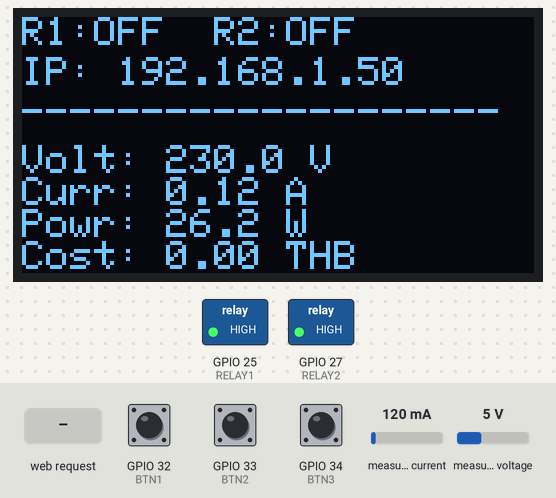
Simulated run of this sketch. Board: ESP32. Shown: 128×64 one-colour display, switched loads named in the sketch (green lamp = pin HIGH). Dashed ring = blinking. The test bench sets the inputs (shaded band); at power-on: GPIO 32 (BTN1) HIGH, GPIO 33 (BTN2) HIGH, measured current 120 mA, GPIO 34 (BTN3) HIGH, measured voltage 5 V. WiFi joins after 1.5 s; servers stay silent unless stated; what the sketch prints to the serial monitor is not drawn.

Above: at 2.7 s.
2.8 s: GPIO 32 (BTN1) pulled LOW for 1 s
At 2.97 s:
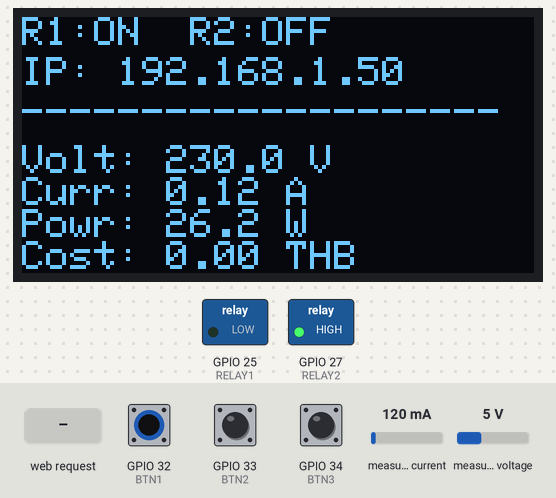
5.3 s: GPIO 33 (BTN2) pulled LOW for 3.2 s
At 8.8 s:
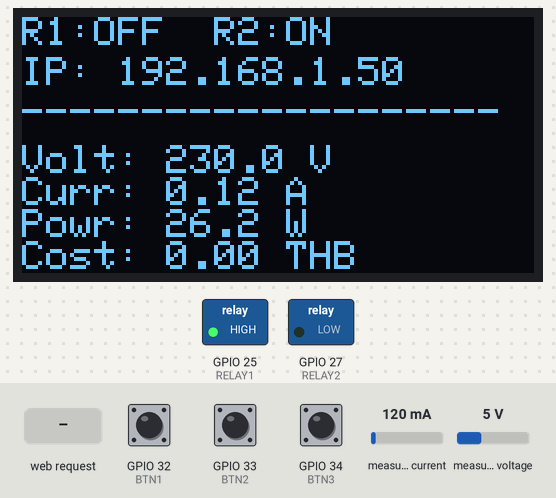
10.0 s: HTTP request GET /toggle?r=1 received
At 10.7 s:
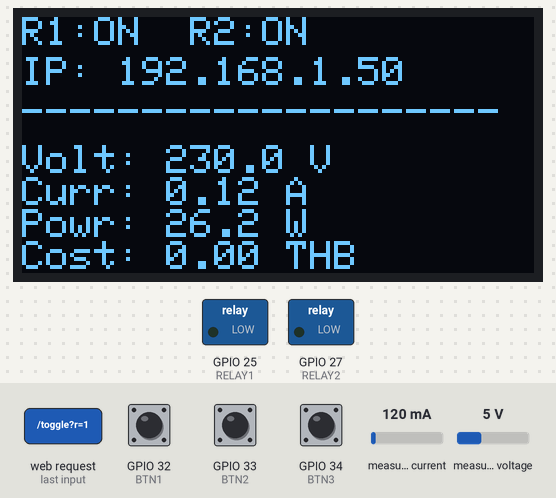
11.5 s: measured current set to 40 mA
At 13.1 s:
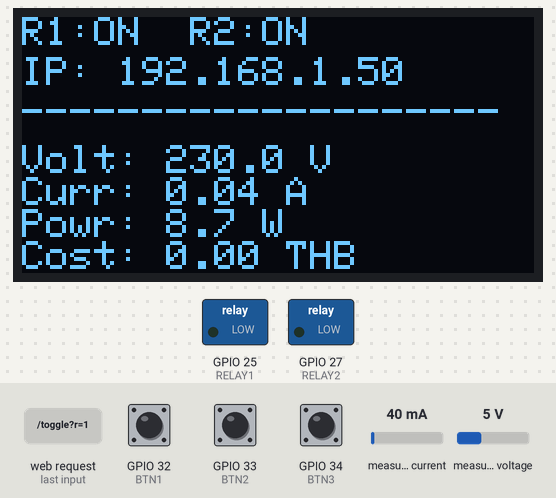
14.0 s: GPIO 33 (BTN2) pulled LOW for 1 s
At 14.17 s:
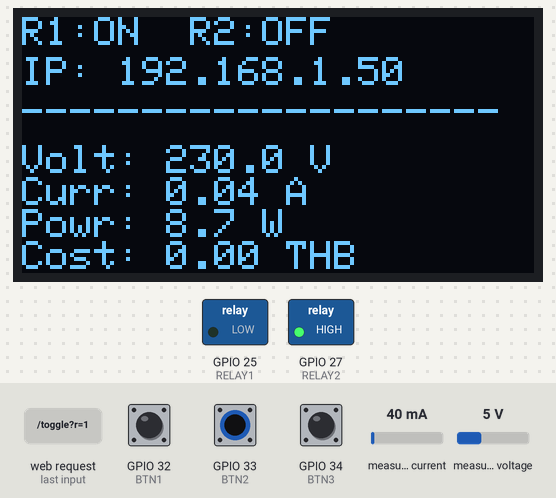
16.5 s: GPIO 34 (BTN3) pulled LOW for 0.15 s
At 17.5 s:
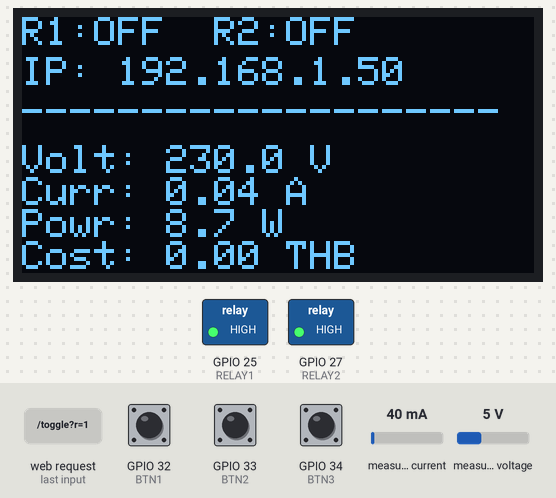
Timing chart, 0 to 19.1 s (numbered marks = the images above; inputs shaded):
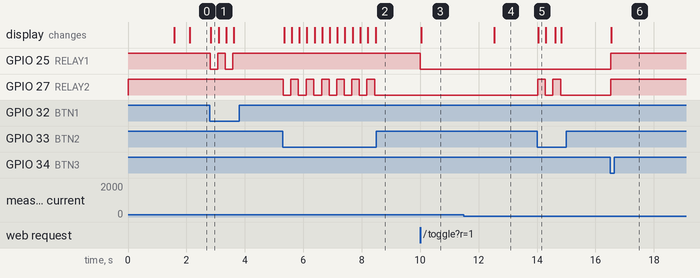

The sketch:

Energy.ino
```cpp
#include <WiFi.h>
#include <WebServer.h>
#include <Wire.h>
#include <Adafruit_GFX.h>
#include <Adafruit_SSD1306.h>
#include <PZEM004Tv30.h>

// --- Configuration Pins ---
#define RELAY1 25
#define RELAY2 27
#define BTN1 32
#define BTN2 33
#define BTN3 34

#define PZEM_RX_PIN 16
#define PZEM_TX_PIN 17
PZEM004Tv30 pzem(Serial2, PZEM_RX_PIN, PZEM_TX_PIN);

const char* ssid = "your-name";
const char* password = "your-password";

#define SCREEN_WIDTH 128
#define SCREEN_HEIGHT 64
Adafruit_SSD1306 display(SCREEN_WIDTH, SCREEN_HEIGHT, &Wire, -1);

WebServer server(80);

bool state1 = false;
bool state2 = false;
float pricePerUnit = 4.20;
float costTHB = 0;
float voltage, current, power, energy, frequency, pf;

unsigned long lastBtn1 = 0, lastBtn2 = 0, lastBtn3 = 0;
const int debounceTime = 250;
unsigned long lastPZEMRead = 0;

void updateRelays() {
  digitalWrite(RELAY1, state1 ? LOW : HIGH);
  digitalWrite(RELAY2, state2 ? LOW : HIGH);
}

void updatePZEMData() {
  if (millis() - lastPZEMRead > 2000) {
    voltage = pzem.voltage();
    current = pzem.current();
    power = pzem.power();
    energy = pzem.energy();
    frequency = pzem.frequency();
    pf = pzem.pf();
    if (!isnan(energy)) costTHB = energy * pricePerUnit;
    lastPZEMRead = millis();
  }
}

// --- ฟังก์ชันส่งข้อมูล JSON สำหรับ Real-time Update ---
void handleGetData() {
  updatePZEMData();
  String json = "{";
  json += "\"v\":" + String(isnan(voltage)?0:voltage) + ",";
  json += "\"i\":" + String(isnan(current)?0:current) + ",";
  json += "\"p\":" + String(isnan(power)?0:power) + ",";
  json += "\"e\":" + String(isnan(energy)?0:energy, 3) + ",";
  json += "\"c\":" + String(costTHB, 2) + ",";
  json += "\"s1\":" + String(state1 ? 1 : 0) + ",";
  json += "\"s2\":" + String(state2 ? 1 : 0);
  json += "}";
  server.send(200, "application/json", json);
}

// --- ฟังก์ชันรับคำสั่งเปิดปิดแบบไม่ต้อง Refresh หน้า ---
void handleToggle() {
  if (server.hasArg("r")) {
    int r = server.arg("r").toInt();
    if (r == 1) state1 = !state1;
    if (r == 2) state2 = !state2;
    if (r == 0) { state1 = false; state2 = false; }
    updateRelays();
    server.send(200, "text/plain", "OK");
  }
}

void handleRoot() {
  String html = "<html><head><meta charset='UTF-8'><meta name='viewport' content='width=device-width, initial-scale=1'>";
  html += "<style>body{font-family:sans-serif; text-align:center; background:#f4f4f4; color:#333;} ";
  html += ".card{background:white; padding:20px; margin:10px auto; max-width:400px; border-radius:15px; box-shadow: 0 4px 6px rgba(0,0,0,0.1);} ";
  html += ".btn{display:inline-block; padding:15px 25px; margin:5px; color:white; text-decoration:none; border-radius:8px; font-weight:bold; border:none; cursor:pointer; min-width:100px;} ";
  html += ".on{background:#28a745;} .off{background:#dc3545;} .alloff{background:#343a40; width:80%;}</style>";

  // JavaScript หัวใจหลักของ Real-time
  html += "<script>";
  html += "function update(){ fetch('/data').then(r=>r.json()).then(d=>{";
  html += "document.getElementById('v').innerText=d.v; document.getElementById('i').innerText=d.i;";
  html += "document.getElementById('p').innerText=d.p; document.getElementById('e').innerText=d.e;";
  html += "document.getElementById('c').innerText=d.c;";
  html += "document.getElementById('btn1').className = d.s1 ? 'btn off' : 'btn on';";
  html += "document.getElementById('btn1').innerText = 'R1 ' + (d.s1 ? 'OFF' : 'ON');";
  html += "document.getElementById('btn2').className = d.s2 ? 'btn off' : 'btn on';";
  html += "document.getElementById('btn2').innerText = 'R2 ' + (d.s2 ? 'OFF' : 'ON');";
  html += "}); }";
  html += "function toggle(r){ fetch('/toggle?r='+r).then(()=>update()); }";
  html += "setInterval(update, 2000);"; // อัปเดตทุก 2 วินาที
  html += "</script></head><body>";

  html += "<h1>Energy Monitor</h1>";
  html += "<div class='card'><h3>Power Real-time</h3>";
  html += "<p>Voltage: <b id='v'>--</b> V</p>";
  html += "<p>Current: <b id='i'>--</b> A</p>";
  html += "<p>Power: <b id='p'>--</b> W</p></div>";

  html += "<div class='card'><h3>Usage & Cost</h3>";
  html += "<p>Energy: <b id='e'>--</b> kWh</p>";
  html += "<p style='font-size:20px;'>Cost: <b id='c' style='color:#28a745;'>--</b> THB</p></div>";

  html += "<div class='card'><h3>Control</h3>";
  html += "<button id='btn1' class='btn' onclick='toggle(1)'>R1</button>";
  html += "<button id='btn2' class='btn' onclick='toggle(2)'>R2</button><br><br>";
  html += "<button class='btn alloff' onclick='toggle(0)'>TURN ALL OFF</button></div>";

  html += "</body></html>";
  server.send(200, "text/html", html);
}

void updateDisplay() {
  display.clearDisplay();
  display.setTextSize(1);
  display.setTextColor(SSD1306_WHITE);
  display.setCursor(0, 0);
  display.printf("R1:%s  R2:%s", state1 ? "ON" : "OFF", state2 ? "ON" : "OFF");
  display.setCursor(0, 10);
  display.printf("IP: %s", WiFi.localIP().toString().c_str());
  display.setCursor(0, 20);
  display.println("--------------------");
  display.setCursor(0, 32);
  if (isnan(voltage)) {
    display.println("PZEM: Not Found!");
  } else {
    display.printf("Volt: %.1f V\nCurr: %.2f A\nPowr: %.1f W\nCost: %.2f THB", voltage, current, power, costTHB);
  }
  display.display();
}

void checkButtons() {
  unsigned long cur = millis();
  if (digitalRead(BTN1) == LOW && (cur - lastBtn1 > debounceTime)) { state1 = !state1; updateRelays(); lastBtn1 = cur; }
  if (digitalRead(BTN2) == LOW && (cur - lastBtn2 > debounceTime)) { state2 = !state2; updateRelays(); lastBtn2 = cur; }
  if (digitalRead(BTN3) == LOW && (cur - lastBtn3 > debounceTime)) { state1 = false; state2 = false; updateRelays(); lastBtn3 = cur; }
}

void setup() {
  Serial.begin(115200);
  pinMode(RELAY1, OUTPUT); pinMode(RELAY2, OUTPUT);
  updateRelays();
  pinMode(BTN1, INPUT_PULLUP); pinMode(BTN2, INPUT_PULLUP); pinMode(BTN3, INPUT_PULLUP);

  if(!display.begin(SSD1306_SWITCHCAPVCC, 0x3C)) Serial.println("OLED error");
  display.clearDisplay();
  display.display();

  WiFi.mode(WIFI_STA);
  WiFi.begin(ssid, password);
  while (WiFi.status() != WL_CONNECTED) { delay(500); Serial.print("."); }

  server.on("/", handleRoot);
  server.on("/data", handleGetData);
  server.on("/toggle", handleToggle);
  server.begin();
}

void loop() {
  server.handleClient();
  checkButtons();
  updatePZEMData();
  updateDisplay();
}
```

Measured:
- after the input at 2.8 s, GPIO 25 (RELAY1): alternates HIGH for 0.26 s and LOW for 0.26 s, 4 changes in all, then stays HIGH, starting at once; the display: changes at once (image 1)
- after the input at 5.3 s, GPIO 27 (RELAY2): alternates HIGH for 0.26 s and LOW for 0.26 s, 13 changes in all, then stays LOW, starting at once; the display: changes at once (image 2)
- after the input at 10.0 s, GPIO 25 (RELAY1): HIGH → LOW at once; the display: changes at once (image 3)
- after the input at 11.5 s, the display: changes after 1.0 s (image 4)
- after the input at 14.0 s, GPIO 27 (RELAY2): alternates HIGH for 0.27 s and LOW for 0.26 s, 4 changes in all, then stays LOW, starting at once; the display: changes after 0.05 s (image 5)
- after the input at 16.5 s, GPIO 25 (RELAY1), GPIO 27 (RELAY2): LOW → HIGH at once; the display: changes after 0.05 s (image 6)
